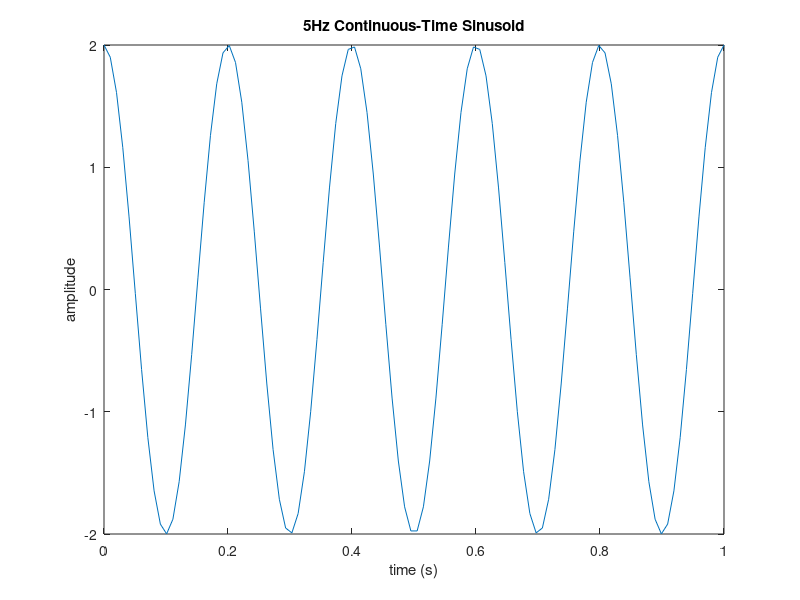

Recreate this plot in MATLAB. (Note: this script raises an error after producing the figure.)
clc, clear;

t = linspace(0,1);
A = 2; % amplitude
phi=0; % phase shift

F = input("Enter frequency ")

X = A*cos(2*pi*F*t + phi);
plot(t,X), title([num2str(F) 'Hz ' 'Continuous-Time Sinusoid']), xlabel("time (s)"), ylabel("amplitude");



fs = input("Enter sampling frequency ");
while fs >= 2*f
    disp('Error: fs must be less than 2*f.');
    fs = input('Enter the value of fs again: ');
end

t = n * 1/fs;

n = linspace(0,1,1/fs);
Y = sin(2*pi*fs*n);
subplot(2,1,1), plot(t,Y), title("Continuous-time Sinusoid"), xlabel("time (s)"), ylabel("amplitude")


